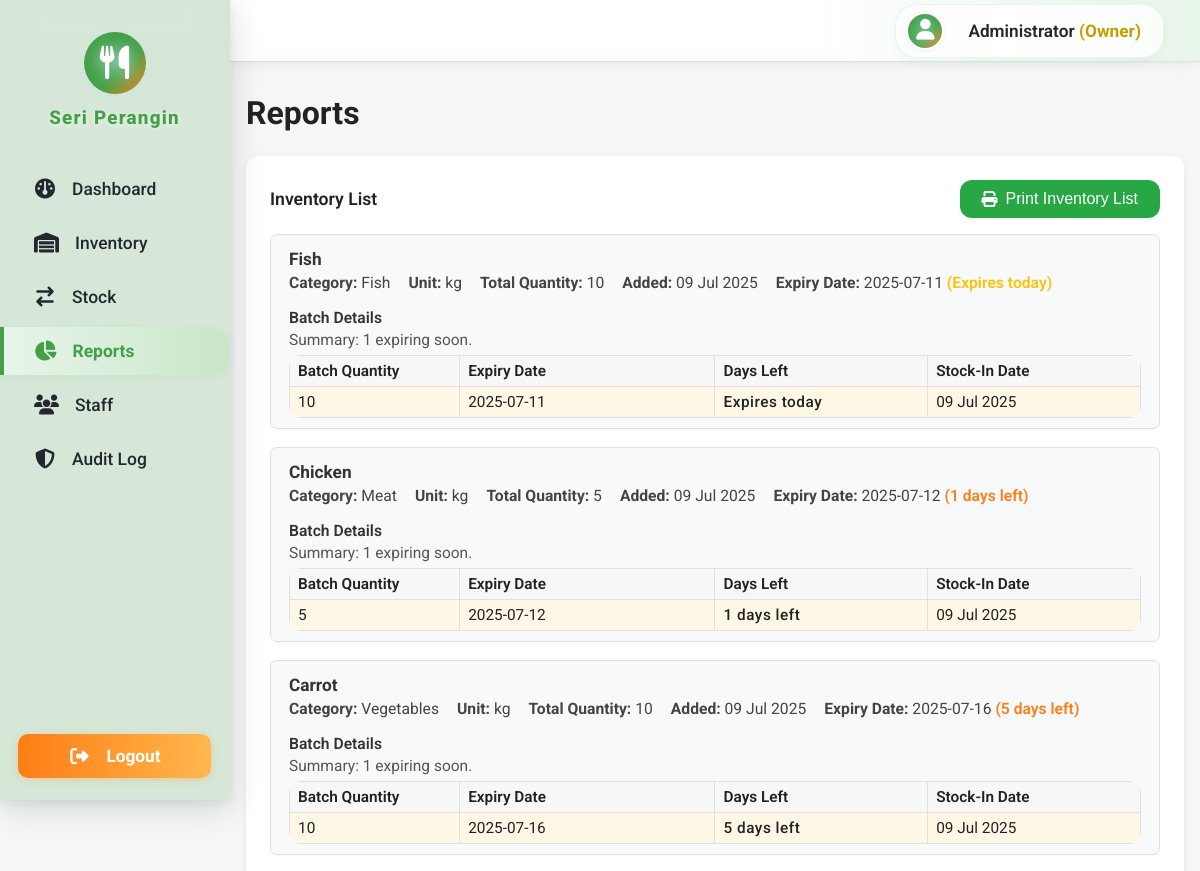
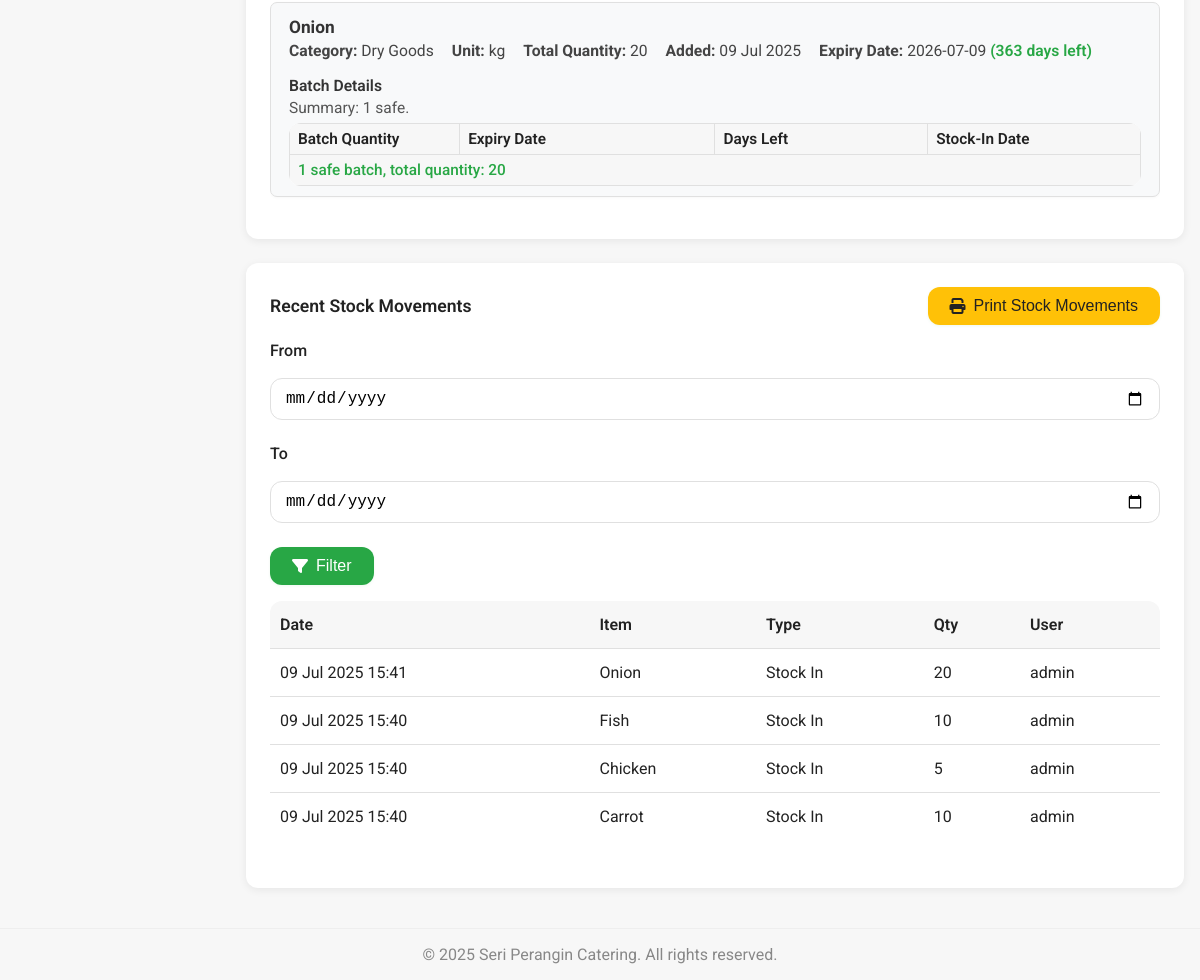
/reports.php (signed in), run on the app's committed database (2 pictures, top to bottom).
### tables this page shows
CREATE TABLE `inventory` (
  `item_id` int NOT NULL,
  `item_name` varchar(100) NOT NULL,
  `category` varchar(50) NOT NULL,
  `unit` varchar(20) NOT NULL,
  `created_at` timestamp NULL DEFAULT CURRENT_TIMESTAMP,
  `image_path` varchar(255) DEFAULT NULL
);

CREATE TABLE `stock_logs` (
  `log_id` int NOT NULL,
  `item_id` int NOT NULL,
  `type` enum('in','out') NOT NULL,
  `quantity` int NOT NULL,
  `batch_expiry_date` date DEFAULT NULL,
  `log_date` timestamp NULL DEFAULT CURRENT_TIMESTAMP,
  `user_id` int DEFAULT NULL
);

CREATE TABLE `users` (
  `user_id` int NOT NULL,
  `name` varchar(100) DEFAULT NULL,
  `username` varchar(50) NOT NULL,
  `password` varchar(255) NOT NULL,
  `role` enum('Owner','Staff') NOT NULL,
  `created_at` timestamp NULL DEFAULT CURRENT_TIMESTAMP
);

### reports.php (the view, shortened to what this page needs)
<?php
include 'includes/navbar.php';
require_once 'includes/db.php';
$expired = mysqli_fetch_assoc(mysqli_query($conn, "SELECT COUNT(*) as cnt FROM (SELECT i.item_id, s.batch_expiry_date, SUM(CASE WHEN s.type = 'in' THEN s.quantity WHEN s.type = 'out' THEN -s.quantity ELSE 0 END) AS qty FROM inventory i LEFT JOIN stock_logs s ON i.item_id = s.item_id WHERE s.batch_expiry_date IS NOT NULL GROUP BY i.item_id, s.batch_expiry_date HAVING qty > 0 AND s.batch_expiry_date < CURDATE()) as expired_batches"))['cnt'];
$inventory = [];
$result = mysqli_query($conn, "SELECT i.*, IFNULL(SUM(CASE WHEN s.type = 'in' AND (s.batch_expiry_date IS NULL OR s.batch_expiry_date >= CURDATE()) THEN s.quantity WHEN s.type = 'out' THEN -s.quantity ELSE 0 END), 0) AS total_quantity, MIN(CASE WHEN s.type = 'in' AND s.batch_expiry_date >= CURDATE() THEN s.batch_expiry_date END) AS earliest_expiry FROM inventory i LEFT JOIN stock_logs s ON i.item_id = s.item_id GROUP BY i.item_id ORDER BY earliest_expiry ASC, item_name ASC");
if ($result) {
  while ($row = mysqli_fetch_assoc($result)) {
    $inventory[] = $row;
  }
}
$batch_details = [];
$batch_sql = "SELECT i.item_id, s.batch_expiry_date, SUM(CASE WHEN s.type = 'in' THEN s.quantity WHEN s.type = 'out' THEN -s.quantity ELSE 0 END) AS batch_quantity, MIN(s.log_date) as stock_in_date FROM inventory i LEFT JOIN stock_logs s ON i.item_id = s.item_id WHERE s.batch_expiry_date IS NOT NULL GROUP BY i.item_id, s.batch_expiry_date HAVING batch_quantity > 0 ORDER BY i.item_id, s.batch_expiry_date ASC";
$res_batch = mysqli_query($conn, $batch_sql);
if ($res_batch) {
  while ($row = mysqli_fetch_assoc($res_batch)) {
    $batch_details[$row['item_id']][] = $row;
  }
}
$logs = [];
$where = [];
$where_sql = $where ? ('WHERE ' . implode(' AND ', $where)) : '';
$sql_logs = "SELECT s.*, u.username, i.item_name FROM stock_logs s LEFT JOIN users u ON s.user_id = u.user_id LEFT JOIN inventory i ON s.item_id = i.item_id $where_sql ORDER BY s.log_date DESC LIMIT 100";
$result_logs = mysqli_query($conn, $sql_logs);
if ($result_logs) {
  while ($row = mysqli_fetch_assoc($result_logs)) {
    $logs[] = $row;
  }
}
?>
<main style="margin-left:230px; padding:32px 16px 16px 16px; background:var(--bg); min-height:100vh;">
  <h1 style="font-size:2rem; font-weight:700; margin-bottom:24px;">Reports</h1>
  <div class="card shadow mt-3">
    <div class="flex flex-between mb-2" style="align-items:center; flex-wrap:wrap; gap:12px;">
      <h2 style="font-size:1.1rem; font-weight:600;">Inventory List</h2>
      <div>
        <button class="btn btn-info" id="printInventory"><i class="fa-solid fa-print"></i> Print Inventory List</button>
      </div>
    </div>
    <div style="overflow-x:auto;" id="inventoryContainer">
      <?php foreach (
        $inventory as $item): ?>
        <div class="item-summary-block"
          style="margin-bottom:18px; padding:14px 18px 10px 18px; background:#f8f9fa; border-radius:7px; box-shadow:0 1px 3px rgba(0,0,0,0.03); border:1px solid #e0e0e0;">
          <div style="font-size:1.08em; font-weight:700; color:#333; margin-bottom:4px;">
            <?php echo htmlspecialchars($item['item_name']); ?>
          </div>
          <div style="display:flex; flex-wrap:wrap; gap:18px; font-size:0.98em; color:#444; margin-bottom:2px;">
            <div><b>Category:</b> <?php echo htmlspecialchars($item['category']); ?></div>
            <div><b>Unit:</b> <?php echo htmlspecialchars($item['unit']); ?></div>
            <div><b>Total Quantity:</b> <?php echo $item['total_quantity']; ?></div>
            <div><b>Added:</b> <?php echo date('d M Y', strtotime($item['created_at'])); ?></div>
            <div><b>Expiry Date:</b>
              <?php
              if ($item['earliest_expiry']) {
                $expiry_date = new DateTime($item['earliest_expiry']);
                $today = new DateTime();
                $diff = $today->diff($expiry_date);
                $days_until = $diff->invert ? -$diff->days : $diff->days;
                if ($days_until < 0) {
                  echo htmlspecialchars($item['earliest_expiry']) . ' <span style="color: #dc3545; font-weight: 600;">(Expired ' . abs($days_until) . ' days ago)</span>';
                } elseif ($days_until == 0) {
                  echo htmlspecialchars($item['earliest_expiry']) . ' <span style="color: #ffc107; font-weight: 600;">(Expires today)</span>';
                } elseif ($days_until <= 7) {
                  echo htmlspecialchars($item['earliest_expiry']) . ' <span style="color: #fd7e14; font-weight: 600;">(' . $days_until . ' days left)</span>';
                } else {
                  echo htmlspecialchars($item['earliest_expiry']) . ' <span style="color: #28a745; font-weight: 600;">(' . $days_until . ' days left)</span>';
                }
              } else {
                echo '-';
              }
              ?>
            </div>
          </div>
          <?php if (!empty($batch_details[$item['item_id']])): ?>
            <div style="margin-top:8px;">
              <div style="padding:8px 0 4px 0; font-weight:600; color:#333; font-size:0.98em;">Batch Details</div>
              <?php
              $expired_batches = [];
              $soon_batches = [];
              $safe_batches = [];
              $safe_total_qty = 0;
              $today = new DateTime();
              foreach ($batch_details[$item['item_id']] as $batch) {
                $expiry = $batch['batch_expiry_date'];
                $qty = $batch['batch_quantity'];
                $stockIn = $batch['stock_in_date'] ? date('d M Y', strtotime($batch['stock_in_date'])) : '-';
                $expiryDate = new DateTime($expiry);
                $daysLeft = $today->diff($expiryDate)->invert ? -$today->diff($expiryDate)->days : $today->diff($expiryDate)->days;
                if ($daysLeft < 0) {
                  $expired_batches[] = [
                    'qty' => $qty,
                    'expiry' => $expiry,
                    'daysLeft' => $daysLeft,
                    'stockIn' => $stockIn
                  ];
                } elseif ($daysLeft <= 7) {
                  $soon_batches[] = [
                    'qty' => $qty,
                    'expiry' => $expiry,
                    'daysLeft' => $daysLeft,
                    'stockIn' => $stockIn
                  ];
                } else {
                  $safe_batches[] = [
                    'qty' => $qty,
                    'expiry' => $expiry,
                    'daysLeft' => $daysLeft,
                    'stockIn' => $stockIn
                  ];
                  $safe_total_qty += $qty;
                }
              }
              $summary = [];
              if (count($soon_batches))
                $summary[] = count($soon_batches) . ' expiring soon';
              if (count($safe_batches))
                $summary[] = count($safe_batches) . ' safe';
              echo '<div style="margin-bottom:6px; font-size:0.97em; color:#555;">Summary: ' . implode(', ', $summary) . "." . '</div>';
              ?>
              <table class="table" style="margin:0; font-size:0.96em; border-collapse:collapse;">
                <thead>
                  <tr style="background:#f1f1f1;">
                    <th style="width:20%; padding:6px 8px; border:1px solid #e0e0e0; font-weight:600;">Batch Quantity</th>
                    <th style="width:30%; padding:6px 8px; border:1px solid #e0e0e0; font-weight:600;">Expiry Date</th>
                    <th style="width:25%; padding:6px 8px; border:1px solid #e0e0e0; font-weight:600;">Days Left</th>
                    <th style="width:25%; padding:6px 8px; border:1px solid #e0e0e0; font-weight:600;">Stock-In Date</th>
                  </tr>
                </thead>
                <tbody>
                  <?php foreach ($soon_batches as $batch): ?>
                    <tr style="background:#fff7e6;">
                      <td style="padding:6px 8px; border:1px solid #e0e0e0;"><?php echo $batch['qty']; ?></td>
                      <td style="padding:6px 8px; border:1px solid #e0e0e0;"><?php echo htmlspecialchars($batch['expiry']); ?>
                      </td>
                      <td class="text-orange"
                        style="padding:6px 8px; border:1px solid #e0e0e0; font-weight:500; letter-spacing:0.5px; ">
                        <?php echo $batch['daysLeft'] === 0 ? 'Expires today' : $batch['daysLeft'] . ' days left'; ?>
                      </td>
                      <td style="padding:6px 8px; border:1px solid #e0e0e0;"><?php echo $batch['stockIn']; ?></td>
                    </tr>
                  <?php endforeach; ?>
                  <?php if (count($safe_batches)): ?>
                    <tr style="background:#f7f7f7;">
                      <td colspan="4" style="padding:6px 8px; border:1px solid #e0e0e0; color:#28a745; font-weight:500;">
                        <?php echo count($safe_batches); ?> safe batch<?php echo count($safe_batches) > 1 ? 'es' : ''; ?>,
                        total quantity: <?php echo $safe_total_qty; ?>
                      </td>
                    </tr>
                  <?php endif; ?>
                </tbody>
              </table>
            </div>
          <?php endif; ?>
        </div>
      <?php endforeach; ?>
    </div>
  </div>
  <div class="card shadow mt-3">
    <div class="flex flex-between mb-2" style="align-items:center; flex-wrap:wrap; gap:12px;">
      <h2 style="font-size:1.1rem; font-weight:600;">Recent Stock Movements</h2>
      <div>
        <button class="btn btn-warning" id="printStockLog"><i class="fa-solid fa-print"></i> Print Stock
          Movements</button>
      </div>
    </div>
    <form method="get" style="margin-bottom:16px; display:flex; gap:12px; align-items:center; flex-wrap:wrap;">
      <label for="start_date" style="font-weight:500;">From</label>
      <input type="date" id="start_date" name="start_date"
        value="<?php echo isset($_GET['start_date']) ? htmlspecialchars($_GET['start_date']) : ''; ?>">
      <label for="end_date" style="font-weight:500;">To</label>
      <input type="date" id="end_date" name="end_date"
        value="<?php echo isset($_GET['end_date']) ? htmlspecialchars($_GET['end_date']) : ''; ?>">
      <button type="submit" class="btn btn-primary"><i class="fa-solid fa-filter"></i> Filter</button>
    </form>
    <div style="overflow-x:auto;">
      <table class="table" id="stockLogTable">
        <thead>
          <tr>
            <th>Date</th>
            <th>Item</th>
            <th>Type</th>
            <th>Qty</th>
            <th>User</th>
          </tr>
        </thead>
        <tbody>
          <?php foreach ($logs as $log): ?>
            <tr>
              <td><?php echo date('d M Y H:i', strtotime($log['log_date'])); ?></td>
              <td><?php echo htmlspecialchars($log['item_name']); ?></td>
              <td><?php echo $log['type'] === 'in' ? 'Stock In' : 'Stock Out'; ?></td>
              <td><?php echo $log['quantity']; ?></td>
              <td><?php echo htmlspecialchars($log['username']); ?></td>
            </tr>
          <?php endforeach; ?>
        </tbody>
      </table>
    </div>
  </div>
</main>
<?php include 'includes/footer.php'; ?>

### assets/css/global.css (style rules this page uses)
.card { background: var(--card-bg); border-radius: var(--radius); box-shadow: var(--shadow); padding: 24px; margin-bottom: 24px; }
.btn { display: inline-flex; align-items: center; gap: 8px; background: var(--primary); color: #fff; border: none; border-radius: var(--radius); padding: 10px 22px; font-weight: 500; font-size: 1rem; cursor: pointer; transition: background 0.2s, box-shadow 0.2s; box-shadow: 0 1px 3px rgba(40,167,69,0.08); }
.btn-warning { background: var(--warning); color: #222; }
input, select, textarea { border: 1.5px solid var(--border); border-radius: var(--radius); padding: 10px 14px; font-size: 1rem; margin-bottom: 12px; width: 100%; transition: border 0.2s, box-shadow 0.2s; }
label { font-weight: 500; margin-bottom: 6px; display: block; }
.table { width: 100%; border-collapse: collapse; background: var(--card-bg); border-radius: var(--radius); overflow: hidden; margin-bottom: 24px; }
.table th, .table td { padding: 14px 10px; text-align: left; border-bottom: 1px solid var(--border); vertical-align: middle; }
.table th { background: var(--bg); font-weight: 600; }
.table tr:last-child td { border-bottom: none; }
.shadow { box-shadow: var(--shadow); }
.flex { display: flex; }
.flex-between { display: flex; justify-content: space-between; align-items: center; }
.mt-3 { margin-top: 24px; }
.mb-2 { margin-bottom: 16px; }

### data on the page
inventory: item_name "Fish", category "Fish", unit "kg", total_quantity "10", created_at "09 Jul 2025", earliest_expiry "2025-07-11", summary "1 expiring soon", qty "10", expiry "2025-07-11", stockIn "09 Jul 2025"
inventory: item_name "Chicken", category "Meat", unit "kg", total_quantity "5", created_at "09 Jul 2025", earliest_expiry "2025-07-12", days_until "1", summary "1 expiring soon"
stock_logs: quantity "5", batch_expiry_date "2025-07-12", user "1", stockIn "09 Jul 2025", log_date "09 Jul 2025 15:40", item.item_name "Chicken", type "Stock In", user.username "admin"
inventory: item_name "Carrot", category "Vegetables", unit "kg", total_quantity "10", created_at "09 Jul 2025", earliest_expiry "2025-07-16", days_until "5", summary "1 expiring soon", qty "10", expiry "2025-07-16", daysLeft "5", stockIn "09 Jul 2025"
inventory: item_name "Onion", category "Dry Goods", unit "kg", total_quantity "20", created_at "09 Jul 2025", earliest_expiry "2026-07-09", days_until "363", summary "1 safe", count($safe_batches) "1", safe_total_qty "20"
stock_logs: log_date "09 Jul 2025 15:41", item.item_name "Onion", type "Stock In", quantity "20", user.username "admin"
stock_logs: log_date "09 Jul 2025 15:40", item.item_name "Fish", type "Stock In", quantity "10", user.username "admin"
stock_logs: log_date "09 Jul 2025 15:40", item.item_name "Carrot", type "Stock In", quantity "10", user.username "admin"

### other printed values
$_SESSION['name'] "Administrator"
$_SESSION['role'] "Owner"
